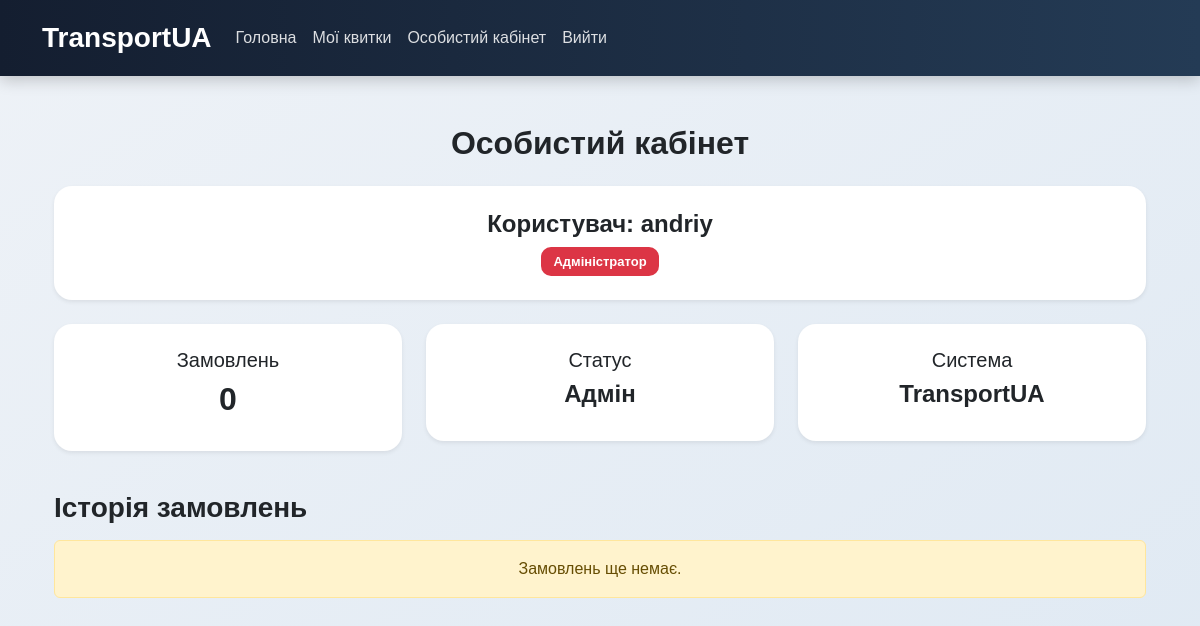
/blog/profile/ (signed in), run on an earlier commit of the app's database.
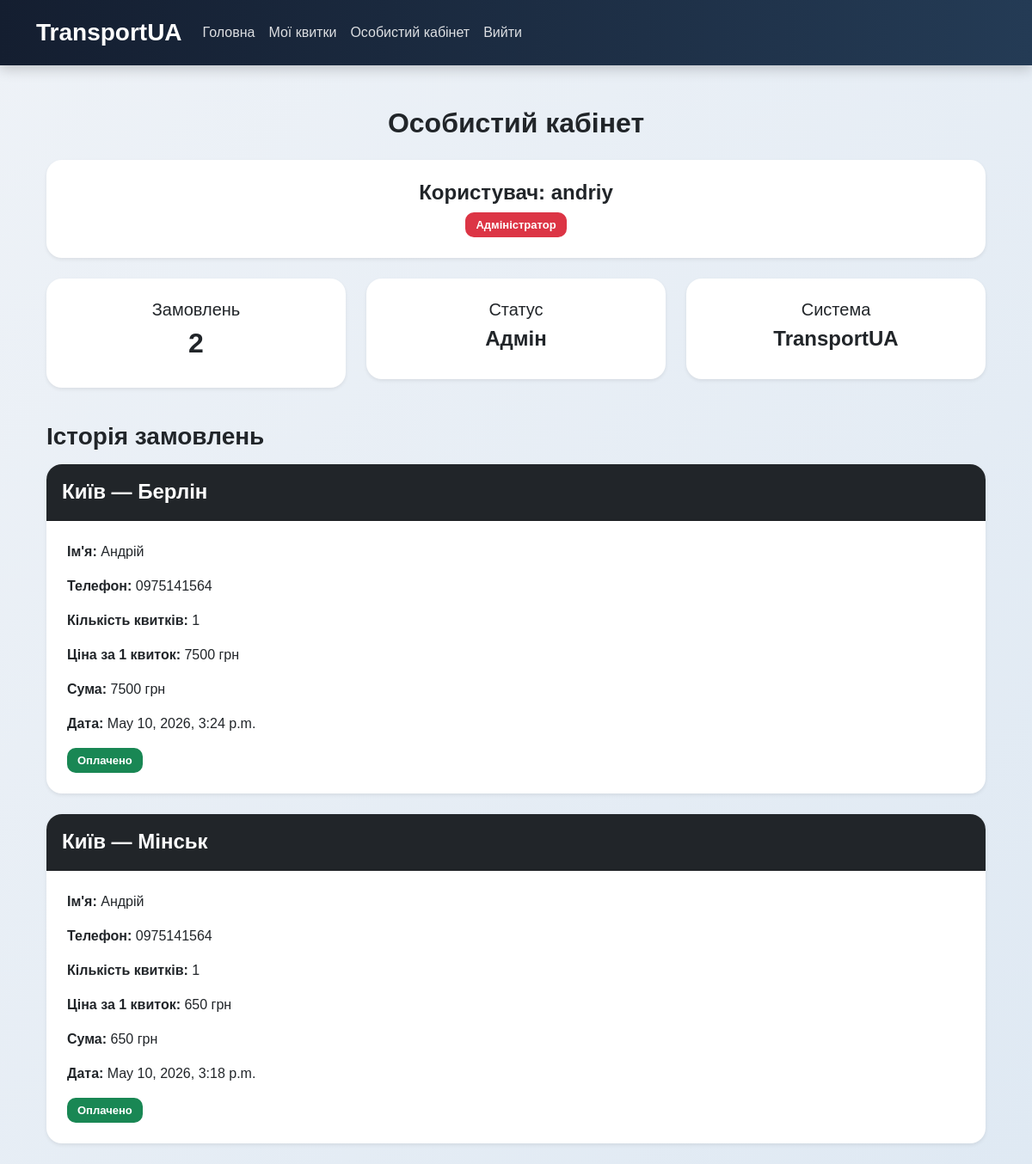
And on a later commit of the database.
### blog/models.py (models this page shows, shortened)
class TicketOrder(models.Model):
    user = models.ForeignKey(User, on_delete=models.CASCADE, null=True, blank=True)
    route = models.ForeignKey(Route, on_delete=models.CASCADE)
    name = models.CharField(max_length=100)
    phone = models.CharField(max_length=20)
    count = models.IntegerField()
    created_at = models.DateTimeField(auto_now_add=True)
    def total_price(self):
        return self.route.price * self.count

class Route(models.Model):
    from_city = models.CharField(max_length=100)
    to_city = models.CharField(max_length=100)
    price = models.IntegerField()
    image = models.CharField(max_length=100)

### blog/views.py (the view)
# urls.py: path('profile/', views.profile, name='profile'),
@login_required
def profile(request):
    if request.user.is_staff:
        tickets = TicketOrder.objects.all().order_by("-created_at")
    else:
        tickets = TicketOrder.objects.filter(user=request.user).order_by("-created_at")
    return render(request, "blog/profile.html", {
        "tickets": tickets
    })

### blog/templates/blog/profile.html
{% extends 'blog/base.html' %}
{% block content %}
<div class="container mt-4">
    <h2 class="text-center mb-4">Особистий кабінет</h2>
    <div class="card shadow-sm mb-4">
        <div class="card-body text-center">
            <h4>Користувач: {{ request.user.username }}</h4>
            {% if request.user.is_superuser %}
                <span class="badge bg-danger">Адміністратор</span>
            {% else %}
                <span class="badge bg-primary">Користувач</span>
            {% endif %}
        </div>
    </div>
    <div class="row mb-4">
        <div class="col-md-4 mb-3">
            <div class="card shadow-sm text-center">
                <div class="card-body">
                    <h5>Замовлень</h5>
                    <h2>{{ tickets.count }}</h2>
                </div>
            </div>
        </div>
        <div class="col-md-4 mb-3">
            <div class="card shadow-sm text-center">
                <div class="card-body">
                    <h5>Статус</h5>
                    {% if request.user.is_superuser %}
                        <h4>Адмін</h4>
                    {% else %}
                        <h4>Клієнт</h4>
                    {% endif %}
                </div>
            </div>
        </div>
        <div class="col-md-4 mb-3">
            <div class="card shadow-sm text-center">
                <div class="card-body">
                    <h5>Система</h5>
                    <h4>TransportUA</h4>
                </div>
            </div>
        </div>
    </div>
    <h3 class="mb-3">Історія замовлень</h3>
    {% for ticket in tickets %}
    <div class="card shadow-sm mb-4">
        <div class="card-header bg-dark text-white">
            <h4 class="mb-0">
                {{ ticket.route.from_city }} — {{ ticket.route.to_city }}
            </h4>
        </div>
        <div class="card-body">
            <p><b>Ім'я:</b> {{ ticket.name }}</p>
            <p><b>Телефон:</b> {{ ticket.phone }}</p>
            <p><b>Кількість квитків:</b> {{ ticket.count }}</p>
            <p><b>Ціна за 1 квиток:</b> {{ ticket.route.price }} грн</p>
            <p><b>Сума:</b> {{ ticket.total_price }} грн</p>
            <p><b>Дата:</b> {{ ticket.created_at }}</p>
            <span class="badge bg-success">Оплачено</span>
        </div>
    </div>
    {% empty %}
    <div class="alert alert-warning text-center">
        Замовлень ще немає.
    </div>
    {% endfor %}
</div>
{% endblock %}

What changed in the data, as far as the page shows it:
added TicketOrder: route.from_city "Київ", route.to_city "Берлін", name "Андрій", phone "0975141564", count "1", route.price "7500", total_price "7500", created_at "May 10, 2026, 3:24 p.m."
added TicketOrder: route.from_city "Київ", route.to_city "Мінськ", name "Андрій", phone "0975141564", count "1", route.price "650", total_price "650", created_at "May 10, 2026, 3:18 p.m."
Also different on the page:
{{ tickets.count }}: "0" → "2"
text no longer shown: "Замовлень ще немає."
